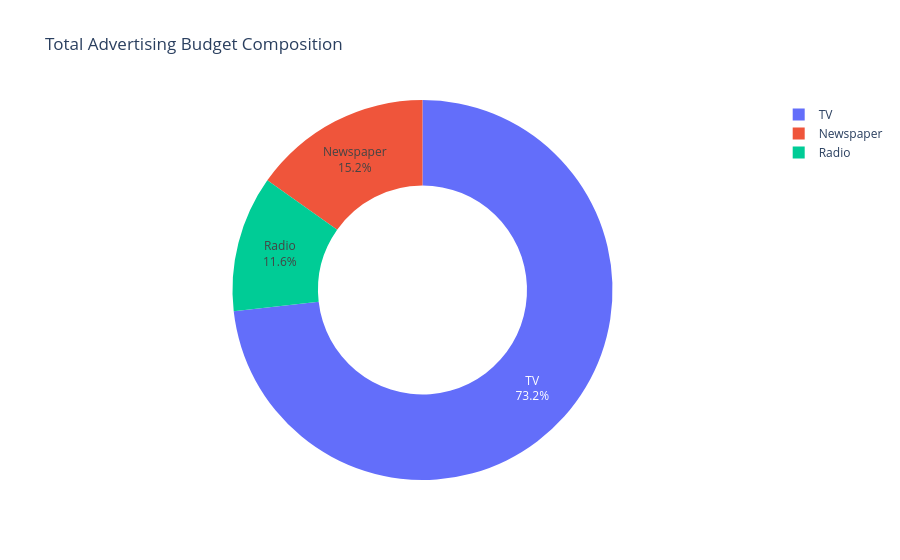

Notebook cell for this chart:
### Code cell
# ============================================================
# Total Advertising Budget Composition
# ============================================================

fig = px.pie(
    channel_summary,
    names="Channel",
    values="Total Budget",
    hole=0.55,
    title="Total Advertising Budget Composition",
    template="plotly_white"
)

fig.update_traces(
    textposition="inside",
    textinfo="label+percent"
)

fig.show()

### Figure 1 — Plotly figure (JSON) as saved in the notebook; plotly's stock layout.template omitted (floating-point values rounded to 4 significant figures)
{"data": [{"domain": {"x": [0, 1], "y": [0, 1]}, "hole": 0.55, "hovertemplate": "Channel=%{label}<br>Total Budget=%{value}<extra></extra>", "labels": ["TV", "Radio", "Newspaper"], "legendgroup": "", "name": "", "showlegend": true, "textinfo": "label+percent", "textposition": "inside", "type": "pie", "values": [29410.0, 4653.0, 6111.0]}], "layout": {"legend": {"tracegroupgap": 0}, "title": {"text": "Total Advertising Budget Composition"}}}
